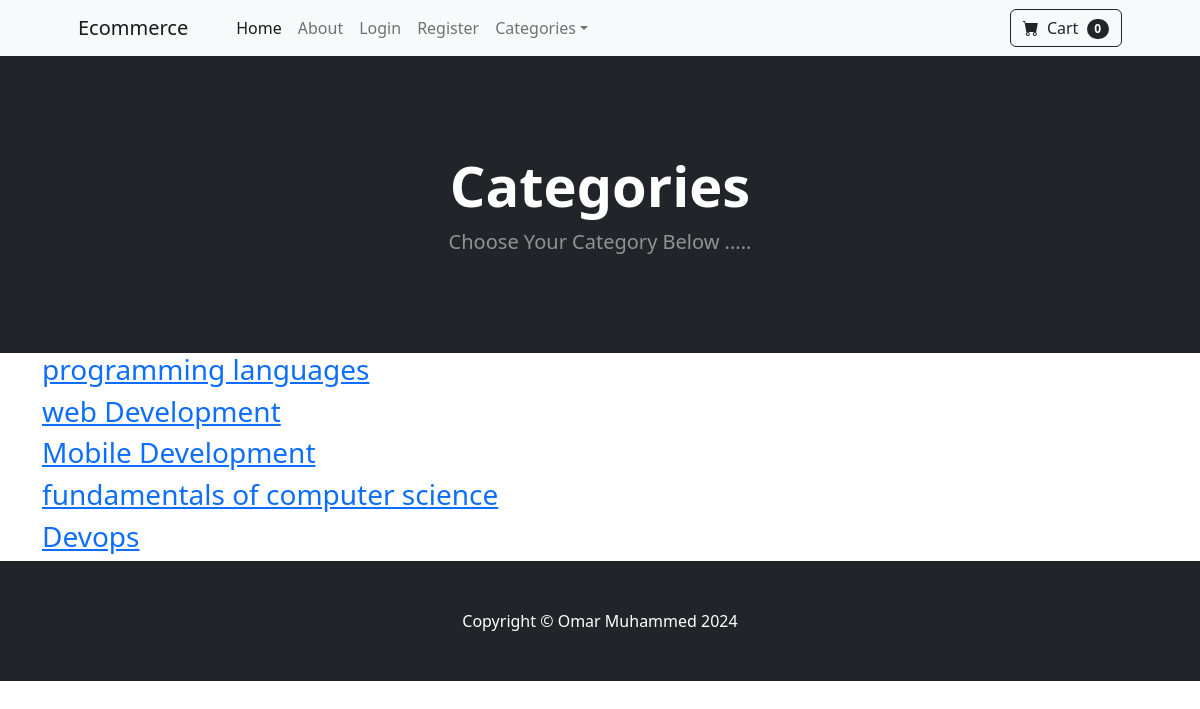
The app's page /category_summary/ with its own data.
### store/models.py (models this page shows)
class Category(models.Model):
    name = models.CharField( max_length=50)
    def __str__(self):
        return self.name
    class Meta:
      verbose_name_plural = 'categories'

### store/views.py (the view)
# urls.py: path('category_summary/',views.category_summary,name='category_summary'),
def category_summary(request):
     catagory = Category.objects.all()
     return render(request, 'category_summary.html',{
                                                    'catagory':catagory,
                                                    })

### cart/cart.py (called while the page is built)
    def __len__(self):
        return len(self.cart)

### cart/context_processors.py (called while the page is built)
def cart(request):
    return {'cart':Cart(request)}

### store/templates/category_summary.html
{% extends "base.html" %}
{% load static %}
{% block content %}
<header class="bg-dark py-5">
  <div class="container px-4 px-lg-5 my-5">
    <div class="text-center text-white">
      <h1 class="display-4 fw-bolder">Categories</h1>
      <p class="lead fw-normal text-white-50 mb-0">
        Choose Your Category Below .....
      </p>
    </div>
  </div>
</header>
<div class="container">
  <div class="mb2">
    {% for cat in catagory %}
    <h3><a href="{% url 'category' cat %}">{{ cat.name }}</a></h3>
    {% endfor %}
  </div>
</div>
{% endblock content %}

### records on screen
Category: name "programming languages"
Category: name "web Development"
Category: name "Mobile Development"
Category: name "fundamentals of computer science"
Category: name "Devops"

### other values on screen
{{ cart|length }} "0"
